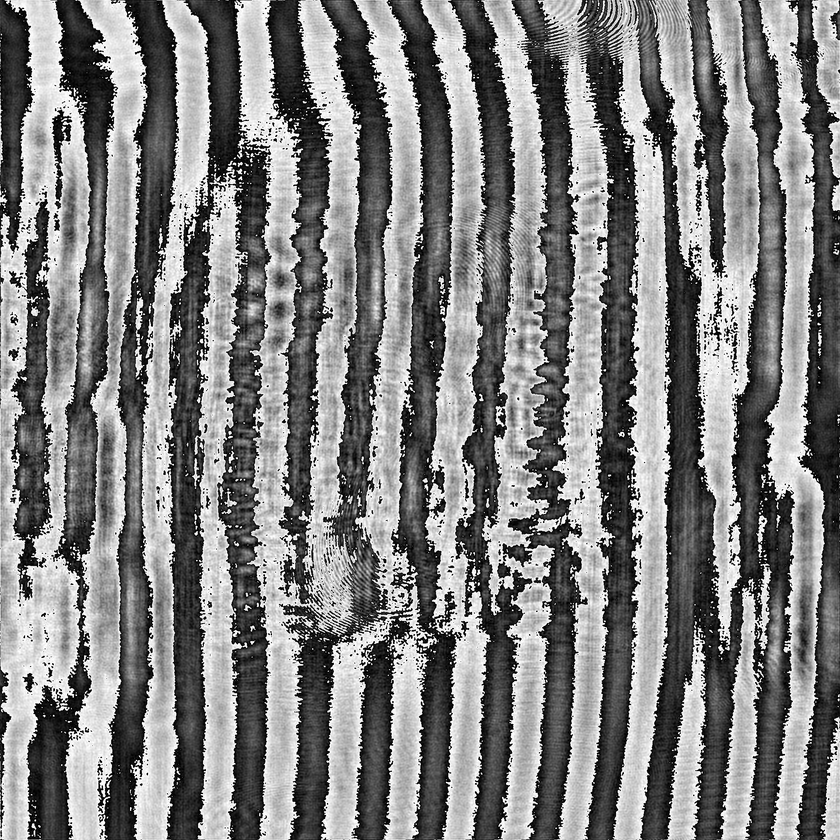
#> input picture imagenreal.png, 840 x 840 px, shrunk from 2048 x 2048 before the run, found by its file name
$ python b.py
#> lines starting #> are read from the running program, lines starting #| are printed output that depends on the picture
import matplotlib.pyplot as plt
from PIL import Image
import numpy as np
import scipy.fftpack as fft
import os

# Importar máscara para Z=0


""" image = Image.open('D:/Dalej/Taller V/Difracci-n-escalar-discreta/Logo_OD.png').convert('L')  # Convertir a escala de grises """

image2 = Image.open('imagenreal.png').convert('L')  # Convertir a escala de grises
#> image2 is the input picture: PIL image 840x840 L; min 0, max 255, mean 127.9
image2 = np.array(image2, dtype=np.float64)
#> image2: shape (840, 840) float64

image3 = Image.open('imagenimagin.png').convert('L')  # Convertir a escala de grises
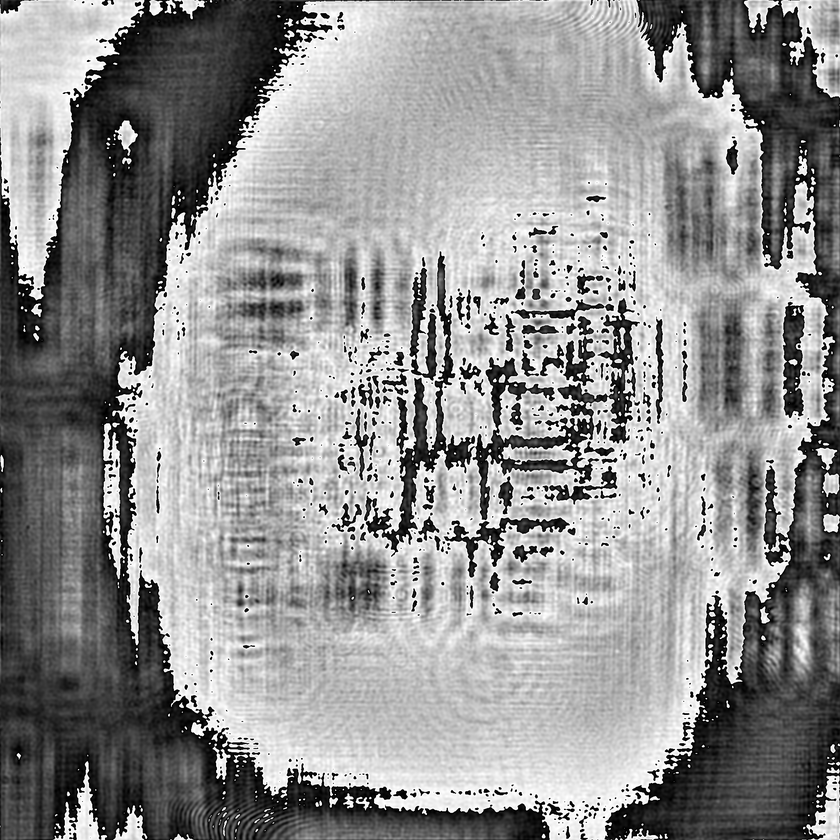
#> input picture imagenimagin.png, 840 x 840 px, shrunk from 2048 x 2048 before the run, found by its file name
#> image3 is the input picture: PIL image 840x840 L; min 0, max 255, mean 144.5
image3 = np.array(image3, dtype=np.float64)
#> image3: shape (840, 840) float64

Campo = image2 + 1j * image3

λ = 633e-9  # Longitud de onda en metros
pixel = 3.45e-6  # Tamaño de píxel en metros

#U0 = np.array(image, dtype=np.float64)  # Convertir imagen a float64 para mayor precisión
U0 = np.array(Campo, dtype=np.complex128)  # Usar tipo complejo


# Crear carpeta para guardar las imágenes
output_folder = "imagenes_propagadas"
os.makedirs(output_folder, exist_ok=True)

# Generar imágenes y guardarlas

UZ_magnitude = (np.abs(U0))**2
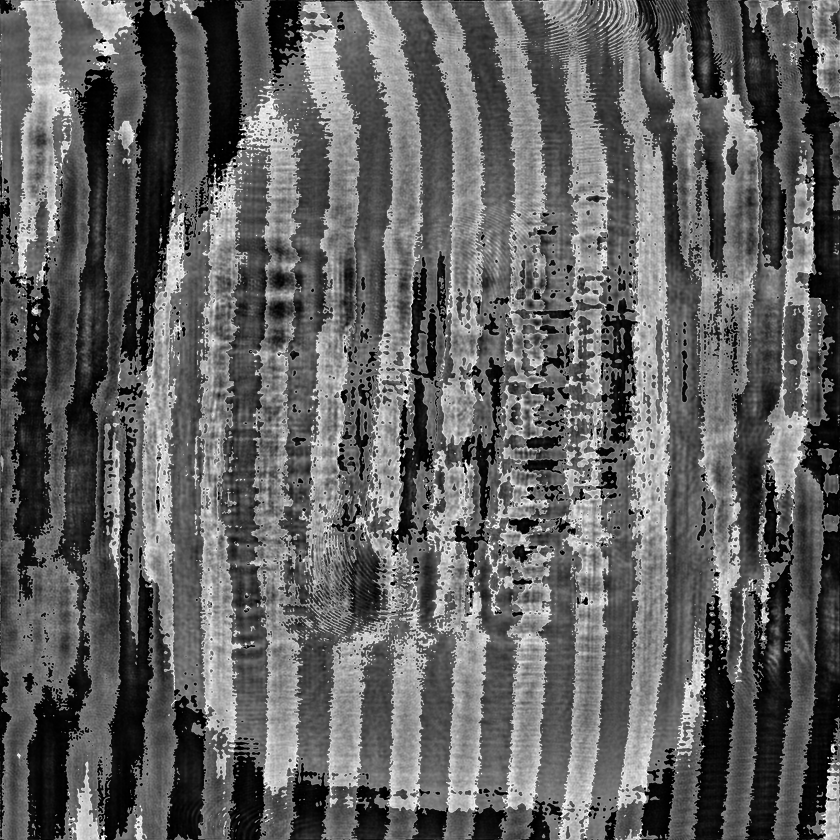
#> UZ_magnitude: shape (840, 840) float64; min 0, max 130050, mean 49988.7; drawn with min black and max white

U0= np.abs(U0)**2

output_path = os.path.join(output_folder, f"IntensityCalculated.png")
plt.imsave(output_path, UZ_magnitude, cmap='gray')
print(f"Imagen guardada: {output_path}")

print(f"Imágenes generadas y guardadas en la carpeta: {output_folder}")


def AngularSpectrum(U0, Z, λ, pixel):
    M, N = U0.shape
    fx = np.fft.fftshift(np.fft.fftfreq(N, pixel))
    fy = np.fft.fftshift(np.fft.fftfreq(M, pixel))
    fx, fy = np.meshgrid(fx, fy)

    K = 2 * np.pi / λ
    H = np.exp(-1j * Z * np.sqrt(K**2 - (2 * np.pi * fx)**2 - (2 * np.pi * fy)**2))

    mask = np.sqrt(fx**2 + fy**2) <= 1 / λ
    H *= mask

    A0 = np.fft.fftshift(fft.fft2(U0))
    Az = A0 * H
    Uz = fft.ifft2(np.fft.fftshift(Az))

    return Uz

def get_float_input(prompt):
    while True:
        try:
            return float(input(prompt))
        except ValueError:
            print("Por favor, ingrese un número válido.")
#> this loop made 1 pass; the answer given on pass 1: 3

def get_int_input(prompt):
    while True:
        try:
            return int(input(prompt))
        except ValueError:
            print("Por favor, ingrese un número entero válido.")

# Parámetros ajustables
start_Z = get_float_input("Ingrese el valor inicial de Z (en metros): ")
step_Z = get_float_input("Ingrese el paso entre valores de Z (en metros): ")
num_images = get_int_input("Ingrese la cantidad de imágenes a generar: ")

# Crear carpeta para guardar las imágenes
output_folder = "imagenes_propagadas"
os.makedirs(output_folder, exist_ok=True)

# Generar imágenes y guardarlas
for i in range(num_images):
    Z = start_Z + i * step_Z
    UZ = AngularSpectrum(U0, Z, λ, pixel)
    UZ_magnitude = np.abs(UZ)**2

    output_path = os.path.join(output_folder, f"propagated_Z_{Z:.5f}m.png")
    plt.imsave(output_path, UZ_magnitude, cmap='gray')
    print(f"Imagen guardada: {output_path}")
#> this loop made 3 passes
#> pass 1, `UZ_magnitude = np.abs(UZ)**2`:
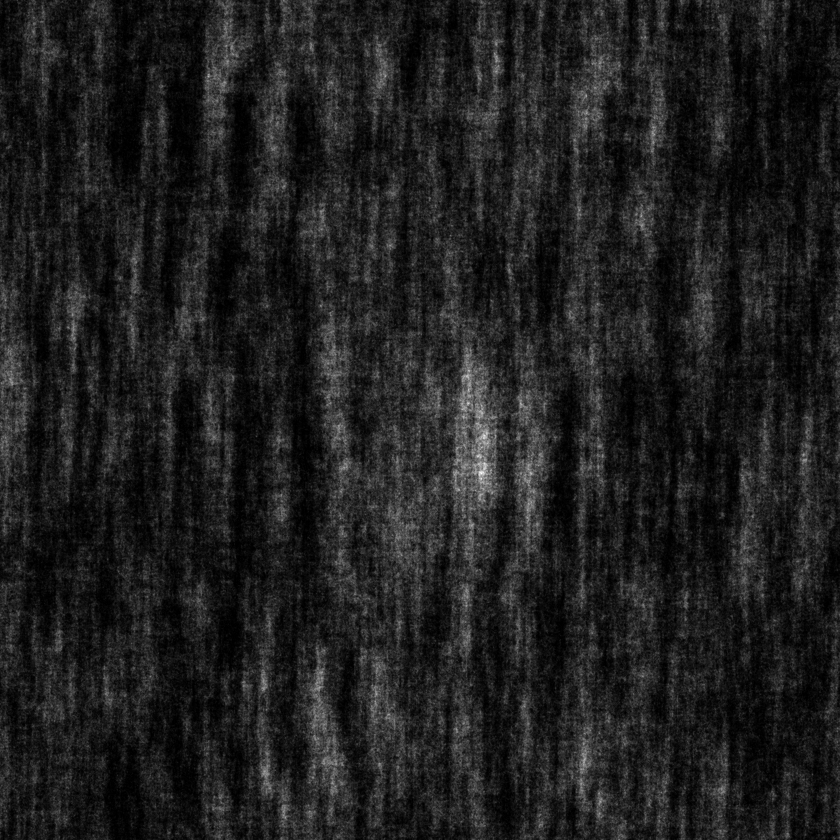
#> UZ_magnitude: shape (840, 840) float64; min 11123.8, max 2.73e+10, mean 3.37e+09; drawn with min black and max white
#> pass 2, `UZ_magnitude = np.abs(UZ)**2`:
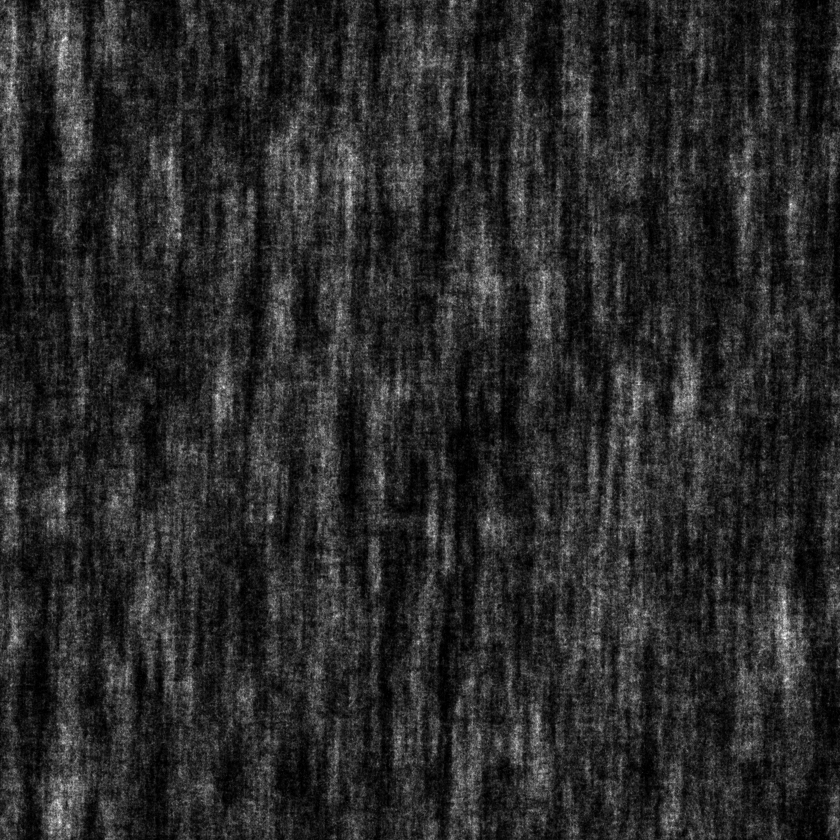
#> UZ_magnitude: shape (840, 840) float64; min 28280.9, max 2.05e+10, mean 3.37e+09; drawn with min black and max white

print(f"Imágenes generadas y guardadas en la carpeta: {output_folder}")
#| Imágenes generadas y guardadas en la carpeta: imagenes_propagadas
